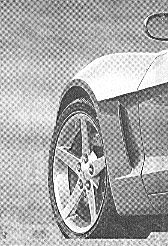
#> input picture Atividades - Filtragem Frequência/car.tif, 168 x 246 px
$ python Atividade5.py
#> lines starting #> are read from the running program, lines starting #| are printed output that depends on the picture
import numpy as np
import matplotlib.pyplot as plt
import cv2

# Carregar a imagem
imagem = cv2.imread('car.tif', cv2.IMREAD_GRAYSCALE)
#> imagem is the input picture: shape (246, 168); min 0, max 255, mean 169.7

# Calcular o espectro de Fourier da imagem
espectro_fourier = np.fft.fft2(imagem)
espectro_fourier_centralizado = np.fft.fftshift(espectro_fourier)

# Dimensões da imagem
altura, largura = imagem.shape
#> altura = 246; largura = 168

# Criar grades de frequência para a aplicação dos filtros
x, y = np.meshgrid(np.arange(-largura/2, largura/2), np.arange(-altura/2, altura/2))
raio = np.sqrt(x**2 + y**2)

# Definir valores de D0 para os filtros passa-alta
valores_d0 = [0.01, 0.05, 0.5]

plt.figure(figsize=(15, 12))

# Loop sobre os diferentes valores de D0
for i, d0 in enumerate(valores_d0):
    # Filtro passa-alta ideal com o valor de D0 atual
    filtro_passa_alta_ideal = (raio > d0).astype(float)

    # Filtro passa-alta Butterworth com o valor de D0 atual
    ordem_butterworth = 3
    filtro_passa_alta_butterworth = 1 / (1 + (d0 / raio)**(2 * ordem_butterworth))

    # Filtro passa-alta Gaussiano com o valor de D0 atual
    filtro_passa_alta_gaussiano = 1 - np.exp(-raio**2 / (2 * (d0**2)))

    # Aplicar os filtros passa-alta ao espectro de Fourier
    espectro_filtrado_passa_alta_ideal = espectro_fourier_centralizado * filtro_passa_alta_ideal
    espectro_filtrado_passa_alta_butterworth = espectro_fourier_centralizado * filtro_passa_alta_butterworth
    espectro_filtrado_passa_alta_gaussiano = espectro_fourier_centralizado * filtro_passa_alta_gaussiano

    # Transformada inversa de Fourier para obter as imagens filtradas
    imagem_filtrada_passa_alta_ideal = np.abs(np.fft.ifft2(np.fft.ifftshift(espectro_filtrado_passa_alta_ideal)))
    imagem_filtrada_passa_alta_butterworth = np.abs(np.fft.ifft2(np.fft.ifftshift(espectro_filtrado_passa_alta_butterworth)))
    imagem_filtrada_passa_alta_gaussiano = np.abs(np.fft.ifft2(np.fft.ifftshift(espectro_filtrado_passa_alta_gaussiano)))

    # Exibir as imagens dos filtros e as imagens resultantes
    plt.subplot(4, 6, i * 6 + 1)
    plt.imshow(filtro_passa_alta_ideal, cmap='gray')
    plt.title(f'Filtro Ideal (D0 = {d0})')

    plt.subplot(4, 6, i * 6 + 2)
    plt.imshow(imagem_filtrada_passa_alta_ideal, cmap='gray')
    plt.title(f'Imagem após Filtro Ideal (D0 = {d0})')

    plt.subplot(4, 6, i * 6 + 3)
    plt.imshow(filtro_passa_alta_butterworth, cmap='gray')
    plt.title(f'Filtro Butterworth (D0 = {d0})')

    plt.subplot(4, 6, i * 6 + 4)
    plt.imshow(imagem_filtrada_passa_alta_butterworth, cmap='gray')
    plt.title(f'Imagem após Filtro Butterworth (D0 = {d0})')

    plt.subplot(4, 6, i * 6 + 5)
    plt.imshow(filtro_passa_alta_gaussiano, cmap='gray')
    plt.title(f'Filtro Gaussiano (D0 = {d0})')

    plt.subplot(4, 6, i * 6 + 6)
    plt.imshow(imagem_filtrada_passa_alta_gaussiano, cmap='gray')
    plt.title(f'Imagem após Filtro Gaussiano (D0 = {d0})')
#> this loop made 3 passes
#> pass 1, `imagem_filtrada_passa_alta_ideal = np.abs(np.fft.ifft2(np.fft.ifftshif..`:
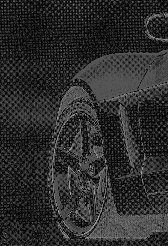
#> imagem_filtrada_passa_alta_ideal: shape (246, 168) float64; min 0.327, max 169.7, mean 45

# Imagem original
plt.subplot(4, 6, 19)
plt.imshow(imagem, cmap='gray')
plt.title('Imagem Original')

# Espectro de Fourier
plt.subplot(4, 6, 20)
plt.imshow(np.log(np.abs(espectro_fourier_centralizado) + 1), cmap='gray')
plt.title('Espectro de Fourier')

plt.tight_layout()
plt.show()
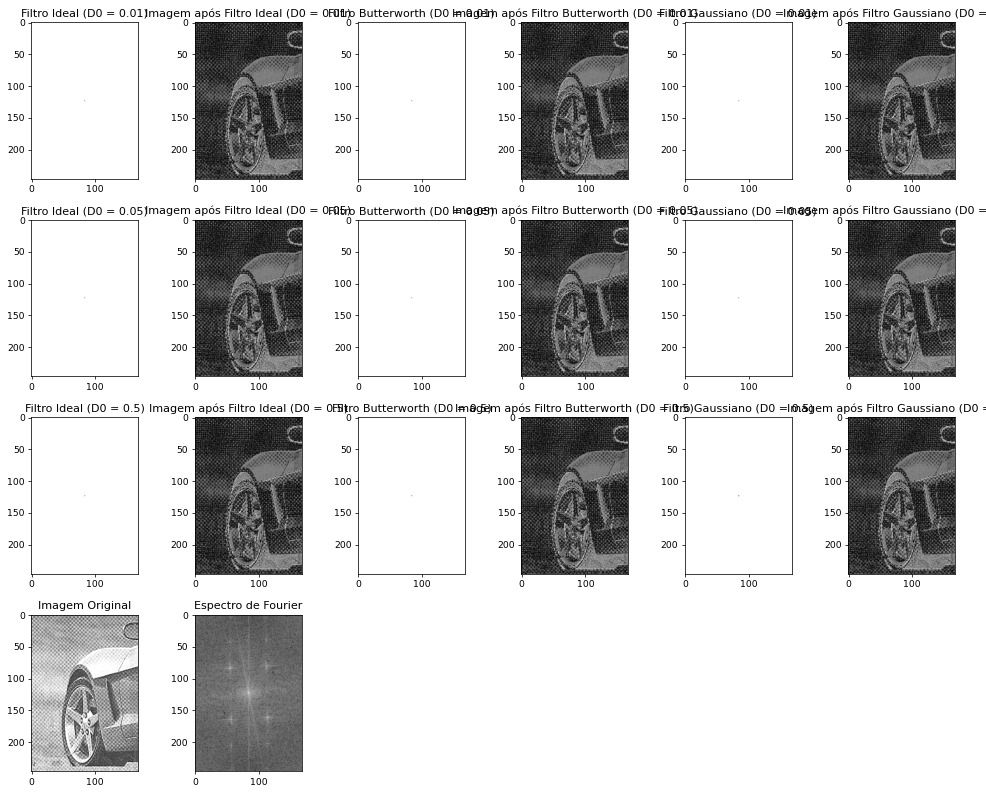
#> figure drawn by matplotlib, 20 panels
